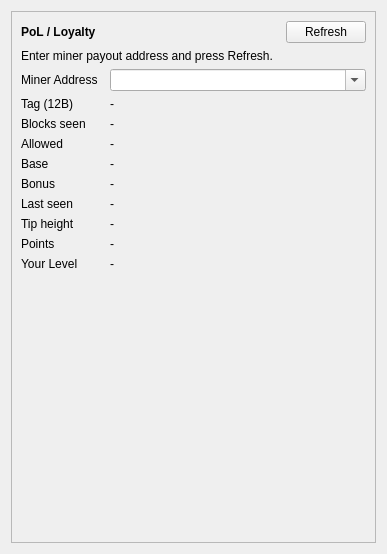
<?xml version="1.0" encoding="UTF-8"?>
<ui version="4.0">
 <class>LoyaltyPage</class>
 <widget class="QWidget" name="LoyaltyPage">
  <property name="windowTitle">
   <string>Loyalty</string>
  </property>
  <layout class="QVBoxLayout" name="verticalLayout">
   <item>
            <widget class="QFrame" name="framePol">
             <property name="frameShape">
              <enum>QFrame::StyledPanel</enum>
             </property>
             <property name="frameShadow">
              <enum>QFrame::Raised</enum>
             </property>
             <layout class="QVBoxLayout" name="verticalLayoutPol">
              <property name="spacing">
               <number>6</number>
              </property>
              <item>
               <layout class="QHBoxLayout" name="horizontalLayoutPolTitle">
                <item>
                 <widget class="QLabel" name="labelPolTitle">
                  <property name="font">
                   <font>
                    <weight>75</weight>
                    <bold>true</bold>
                   </font>
                  </property>
                  <property name="text">
                   <string>PoL / Loyalty</string>
                  </property>
                 </widget>
                </item>
                <item>
                 <spacer name="horizontalSpacerPolTitle">
                  <property name="orientation">
                   <enum>Qt::Horizontal</enum>
                  </property>
                  <property name="sizeHint" stdset="0">
                   <size>
                    <width>40</width>
                    <height>20</height>
                   </size>
                  </property>
                 </spacer>
                </item>
                <item>
                 <widget class="QPushButton" name="buttonPolRefresh">
                  <property name="text">
                   <string>Refresh</string>
                  </property>
                 </widget>
                </item>
               </layout>
              </item>
              <item>
               <widget class="QLabel" name="labelPolStatus">
                <property name="text">
                 <string>Enter miner payout address and press Refresh.</string>
                </property>
                <property name="wordWrap">
                 <bool>true</bool>
                </property>
               </widget>
              </item>
              <item>
               <layout class="QGridLayout" name="gridLayoutPol">
                <property name="horizontalSpacing">
                 <number>12</number>
                </property>
                <property name="verticalSpacing">
                 <number>6</number>
                </property>
                <item row="0" column="0">
                 <widget class="QLabel" name="labelPolMinerIdText">
                  <property name="text">
                   <string>Miner Address</string>
                  </property>
                 </widget>
                </item>
                <item row="0" column="1" colspan="2">
                 <widget class="QComboBox" name="comboPolMinerAddress">
              <property name="editable">
               <bool>true</bool>
              </property>
              <property name="insertPolicy">
               <enum>QComboBox::NoInsert</enum>
              </property>
             </widget>
                </item>
                <item row="1" column="0">
                 <widget class="QLabel" name="labelPolTagText">
                  <property name="text">
                   <string>Tag (12B)</string>
                  </property>
                 </widget>
                </item>
                <item row="1" column="1" colspan="2">
                 <widget class="QLabel" name="labelPolTag">
                  <property name="text">
                   <string notr="true">-</string>
                  </property>
                  <property name="textInteractionFlags">
                   <set>Qt::LinksAccessibleByMouse|Qt::TextSelectableByKeyboard|Qt::TextSelectableByMouse</set>
                  </property>
                 </widget>
                </item>
                <item row="2" column="0">
                 <widget class="QLabel" name="labelPolBlocksSeenText">
                  <property name="text">
                   <string>Blocks seen</string>
                  </property>
                 </widget>
                </item>
                <item row="2" column="1" colspan="2">
                 <widget class="QLabel" name="labelPolBlocksSeen">
                  <property name="text">
                   <string notr="true">-</string>
                  </property>
                 </widget>
                </item>
                <item row="3" column="0">
                 <widget class="QLabel" name="labelPolAllowedText">
                  <property name="text">
                   <string>Allowed</string>
                  </property>
                 </widget>
                </item>
                <item row="3" column="1" colspan="2">
                 <widget class="QLabel" name="labelPolAllowed">
                  <property name="text">
                   <string notr="true">-</string>
                  </property>
                  <property name="textInteractionFlags">
                   <set>Qt::LinksAccessibleByMouse|Qt::TextSelectableByKeyboard|Qt::TextSelectableByMouse</set>
                  </property>
                 </widget>
                </item>
                <item row="4" column="0">
                 <widget class="QLabel" name="labelPolBaseText">
                  <property name="text">
                   <string>Base</string>
                  </property>
                 </widget>
                </item>
                <item row="4" column="1" colspan="2">
                 <widget class="QLabel" name="labelPolBase">
                  <property name="text">
                   <string notr="true">-</string>
                  </property>
                  <property name="textInteractionFlags">
                   <set>Qt::LinksAccessibleByMouse|Qt::TextSelectableByKeyboard|Qt::TextSelectableByMouse</set>
                  </property>
                 </widget>
                </item>
                <item row="5" column="0">
                 <widget class="QLabel" name="labelPolBonusText">
                  <property name="text">
                   <string>Bonus</string>
                  </property>
                 </widget>
                </item>
                <item row="5" column="1" colspan="2">
                 <widget class="QLabel" name="labelPolBonus">
                  <property name="text">
                   <string notr="true">-</string>
                  </property>
                  <property name="textInteractionFlags">
                   <set>Qt::LinksAccessibleByMouse|Qt::TextSelectableByKeyboard|Qt::TextSelectableByMouse</set>
                  </property>
                 </widget>
                </item>
                <item row="6" column="0">
                 <widget class="QLabel" name="labelPolLastSeenText">
                  <property name="text">
                   <string>Last seen</string>
                  </property>
                 </widget>
                </item>
                <item row="6" column="1" colspan="2">
                 <widget class="QLabel" name="labelPolLastSeen">
                  <property name="text">
                   <string notr="true">-</string>
                  </property>
                 </widget>
                </item>
                <item row="7" column="0">
                 <widget class="QLabel" name="labelPolTipText">
                  <property name="text">
                   <string>Tip height</string>
                  </property>
                 </widget>
                </item>
                <item row="7" column="1" colspan="2">
                 <widget class="QLabel" name="labelPolTipHeight">
                  <property name="text">
                   <string notr="true">-</string>
                  </property>
                 </widget>
                </item>
           
    <item row="8" column="0">
     <widget class="QLabel" name="labelPolPointsText">
      <property name="text">
       <string>Points</string>
      </property>
     </widget>
    </item>
    <item row="8" column="1" colspan="2">
     <widget class="QLabel" name="labelPolPoints">
      <property name="text">
       <string>-</string>
      </property>
     </widget>
    </item>
    <item row="9" column="0">
     <widget class="QLabel" name="labelPolLevelText">
      <property name="text">
       <string>Your Level</string>
      </property>
     </widget>
    </item>
    <item row="9" column="1">
     <widget class="QLabel" name="labelPolLevel">
      <property name="text">
       <string>-</string>
      </property>
     </widget>
    </item>
            <item row="10" column="1" colspan="2">
             <widget class="QLabel" name="labelPolLevelIcon">
     <property name="minimumSize">
      <size>
       <width>256</width>
       <height>256</height>
      </size>
     </property>
     <property name="sizePolicy">
      <sizepolicy hsizetype="Expanding" vsizetype="Expanding">
       <horstretch>0</horstretch>
       <verstretch>0</verstretch>
      </sizepolicy>
     </property>
     <property name="text">
      <string/>
     </property>
     <property name="alignment">
      <set>Qt::AlignCenter</set>
     </property>
    </widget>
            </item>
    </layout>
              </item>
             </layout>
            </widget>
   </item>
  </layout>
 </widget>
 <resources/>
 <connections/>
</ui>
